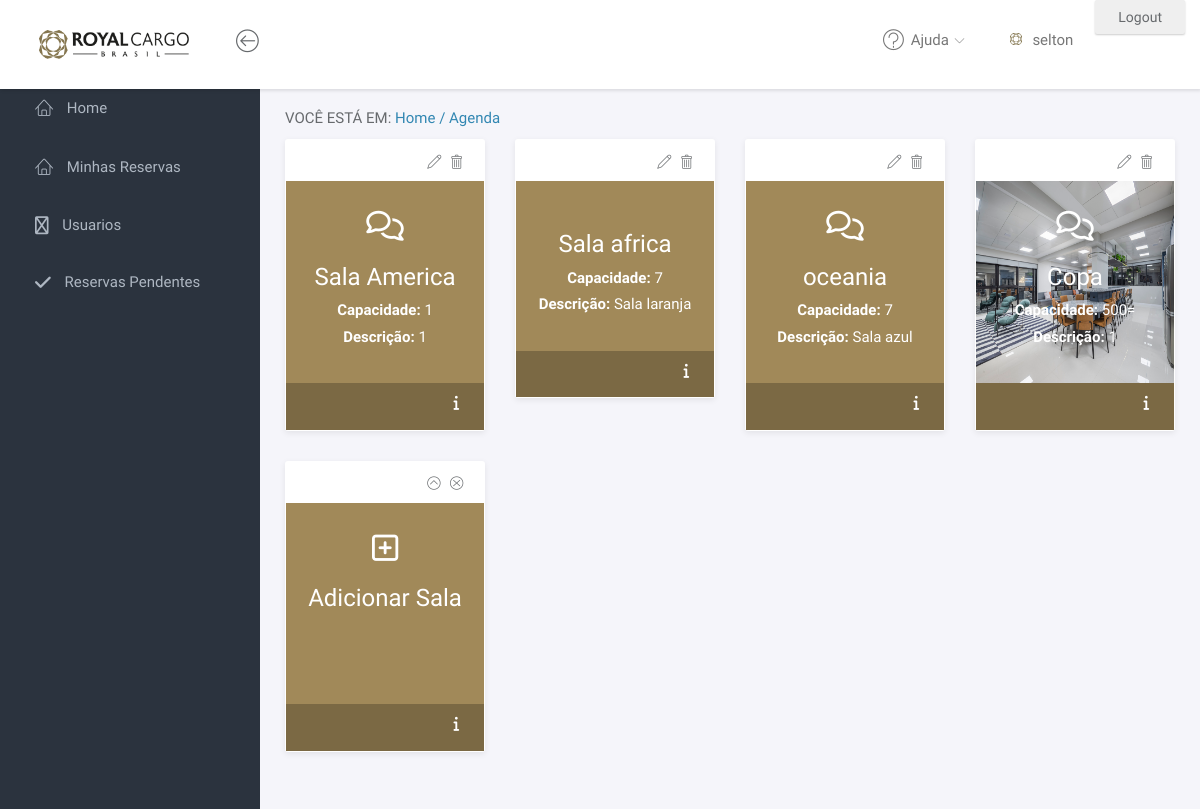
/ (signed in), run on the app's committed database.
### tables this page shows
CREATE TABLE `salas` (
  `id` int(11) NOT NULL,
  `titulo` varchar(255) NOT NULL,
  `valor` varchar(255) NOT NULL,
  `icon` varchar(255) NOT NULL,
  `localizacao` varchar(255) NOT NULL,
  `lugares` varchar(255) NOT NULL,
  `telefone` varchar(255) NOT NULL,
  `skype` varchar(255) NOT NULL,
  `teams` varchar(255) NOT NULL,
  `descricao` varchar(255) NOT NULL,
  `permissao` int(11) DEFAULT NULL
);

### fullcalendar/usuario.php (called while the page is built, shortened)
<?php
    include "conexao.php";
     $user=$_SESSION['user'];
     $sql = "SELECT * FROM `usuarios` WHERE login = '$user'";
     $result = mysqli_query($conn, $sql);
     $userInfo = $result->fetch_assoc();
?>

### index.php (the view, shortened to what this page needs)
<?php
include "conexao2.php";
include "fullcalendar/usuario.php";
?>
<!doctype html>
<html lang="pt-br" xml:lang="pt-br">
<head>
  <link rel="stylesheet" href="assets/vendor/bootstrap/css/bootstrap.min.css">
  <link rel="stylesheet" href="assets/vendor/font-awesome/css/font-awesome.min.css">
  <link rel="stylesheet" href="assets/vendor/linearicons/style.css">
  <link rel="stylesheet" href="assets/vendor/chartist/css/chartist-custom.css">
  <link rel="stylesheet" href="assets/css/main.css">
</head>
<body>
  <div id="wrapper">
    <?php
    include_once "topo.php";
    ?>
    <?php
    include_once "menu_lateral.php";
    ?>
    <div class="main">
      <div class="main-content">
        <div class="container-fluid">
          <p>VOC&Ecirc; EST&Aacute; EM: <a href="index.php">Home / </a> <a href="#" class="">Agenda </a> </p>
          <div class="row">
            <?php
            $result_salas = "SELECT * FROM salas";
            $resultado_salas = mysqli_query($conn, $result_salas);
            while ($row_salas = mysqli_fetch_array($resultado_salas)) {
              $descricao_sala = $row_salas['descricao'];
              $localizacao_sala = $row_salas['localizacao'];
              $lugares_sala = $row_salas['lugares'];
              $telefone_sala = $row_salas['telefone'];
              $skype_sala = $row_salas['skype'];
              $teams_sala = $row_salas['teams'];
            ?>
              <div class="col-md-3">
                <div class="panel">
                  <?php if ($userInfo["tipo"] == "adm") { ?>
                    <div class="panel-heading">
                      <div class="right">
                        <button type="button" class=""><i class="lnr lnr-pencil" data-toggle="modal" data-target="#exampleModal3" data-whateverid3="<?php echo $row_salas['id']; ?>" data-whatever3="<?php echo $row_salas['titulo']; ?>" data-whateverdescricao3="<?php echo $descricao_sala; ?>" data-whateverlocalizacao3="<?php echo $localizacao_sala; ?>" data-whateverlugares3="<?php echo $lugares_sala; ?>" data-whatevertelefone3="<?php echo $telefone_sala; ?>" data-whateverskype3="<?php echo $skype_sala; ?>" data-whateverteams3="<?php echo $teams_sala; ?>"></i></button>
                        <button type="button" style="cursor: pointer;" class="" data-toggle="modal" data-target="#exampleModal2" data-whatever2="<?php echo $row_salas['titulo']; ?>"><i class="lnr lnr-trash"></i></button>
                      </div>
                    </div>
                  <?php } ?>
                  <form class="" action="fullcalendar/index.php" method="post" id="<?php echo $row_salas['valor']; ?>">
                    <div style="cursor:pointer;" class="panel-body no-padding bg-primary text-center" onClick="document.getElementById('<?php echo $row_salas['valor']; ?>').submit();">
                      <div class="padding-top-30 padding-bottom-30" style="background:url(<?php echo $row_salas['localizacao']?>) #a18959 ;background-size: 100% 100%;">
                        <i class="<?php echo $row_salas['icon']; ?> fa-2x"></i>
                        <h3><?php echo $row_salas['titulo']; ?></h3>
                        <label>Capacidade: </label><span> <?php echo $row_salas['lugares']; ?></spam><br>
                          <label>Descrição: </label><span> <?php echo $row_salas['descricao']; ?></spam>
                      </div>
                    </div>
                    <div style="background-color: #7b6944; color: #ffff;" class="panel-body text-right">
                      <span style="cursor: pointer;" class="fas fa-info fa-1x" data-toggle="modal" data-target="#exampleModal1" data-whatever="<?php echo $row_salas['titulo']; ?>" data-whateverdescricao="<?php echo $descricao_sala; ?>" data-whateverlocalizacao="<?php echo $localizacao_sala; ?>" data-whateverlugares="<?php echo $lugares_sala; ?>" data-whatevertelefone="<?php echo $telefone_sala; ?>" data-whateverskype="<?php echo $skype_sala; ?>" data-whateverteams="<?php echo $teams_sala; ?>"></span>
                    </div>
                  </form>
                </div>
              </div>
            <?php }
            if ($userInfo["tipo"] == "adm") { ?>
              <div class="col-md-3">
                <div class="panel">
                  <div class="panel-heading">
                    <div class="right">
                      <button type="button" class="btn-toggle-collapse"><i class="lnr lnr-chevron-up-circle"></i></button>
                      <button type="button" class="btn-remove"><i class="lnr lnr-cross-circle"></i></button>
                    </div>
                  </div>
                  <div style="cursor:pointer;" class="panel-body no-padding bg-primary text-center" onClick="location.href='add_salas.php'">
                    <div class="padding-top-30 padding-bottom-30"  style="background: #a18959 ;">
                      <i class="far fa-plus-square fa-2x"></i>
                      <h3>Adicionar Sala</h3>
                      <label> &nbsp </label><span> </spam><br>
                        <label> &nbsp </label><span> </spam>
                    </div>
                  </div>
                  <div style="background-color: #7b6944; color: #ffff;" class="panel-body text-right">
                    <span style="cursor: pointer;" class="fas fa-info fa-1x"></span>
                  </div>
                </div>
              </div>
            <?php } ?>
          </div>
        </div>
      </div>
    </div>
    <?php include "include_modal_info.php"; ?>
</body>
</html>

### assets/css/main.css (style rules this page uses)
html { position: relative; min-height: 100%; }
body { background-color: #F3F5F8; font-family: "Source Sans Pro", sans-serif; font-size: 15px; color: #676a6d; }
a { color: #3287B2; }
#wrapper .main { -webkit-transition: all 0.3s ease-in-out; -moz-transition: all 0.3s ease-in-out; -ms-transition: all 0.3s ease-in-out; -o-transition: all 0.3s ease-in-out; transition: all 0.3s ease-in-out; width: calc(100% - 260px); left: 0; position: relative; float: right; background-color: #f5f5fa; }
#wrapper #sidebar-nav, #wrapper .main { padding-top: 80px; }
.main-content { padding: 28px 10px; }
.panel { -webkit-border-radius: 3px; -moz-border-radius: 3px; border-radius: 3px; -moz-box-shadow: 0 2px 6px rgba(0, 0, 0, 0.08); -webkit-box-shadow: 0 2px 6px rgba(0, 0, 0, 0.08); box-shadow: 0 2px 6px rgba(0, 0, 0, 0.08); background-color: #fff; margin-bottom: 30px; }
.panel .panel-heading, .panel .panel-body, .panel .panel-footer { padding-left: 25px; padding-right: 25px; }
.panel .panel-heading { padding-top: 20px; padding-bottom: 20px; position: relative; }
.panel .panel-heading button { padding: 0; margin-left: 5px; background-color: transparent; border: none; outline: none; }
.panel .panel-heading button i { font-size: 14px; }
.panel .panel-body { padding-top: 10px; padding-bottom: 15px; }
.panel .right { position: absolute; right: 20px; top: 32%; }
.no-padding { padding: 0 !important; }
.padding-top-30 { padding-top: 30px !important; }
.padding-bottom-30 { padding-bottom: 30px !important; }

### data on the page
salas: titulo "Sala America", lugares "1", descricao "1"
salas: titulo "Sala africa", lugares "7", descricao "Sala laranja"
salas: titulo "oceania", lugares "7", descricao "Sala azul"
salas: localizacao (picture), titulo "Copa", lugares "500=", descricao "1"

### other printed values
$user "selton"
